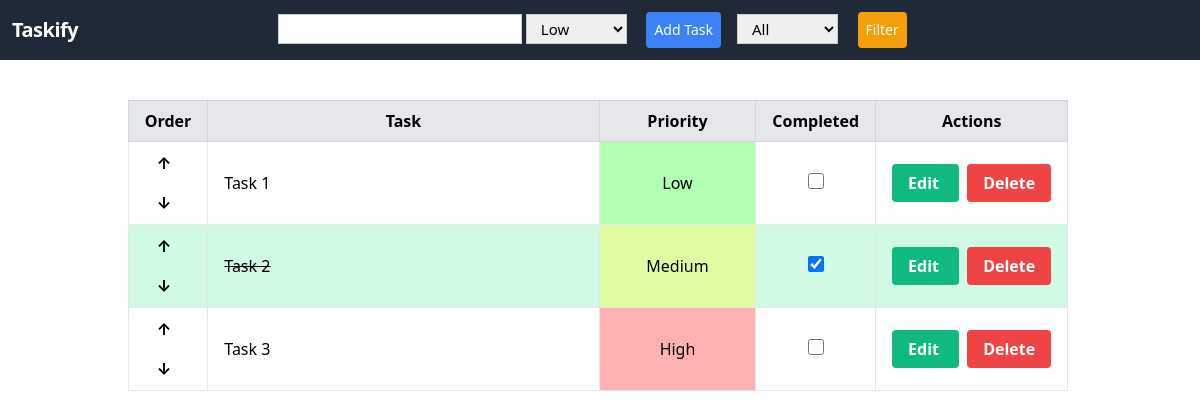
The app's page /, older data.
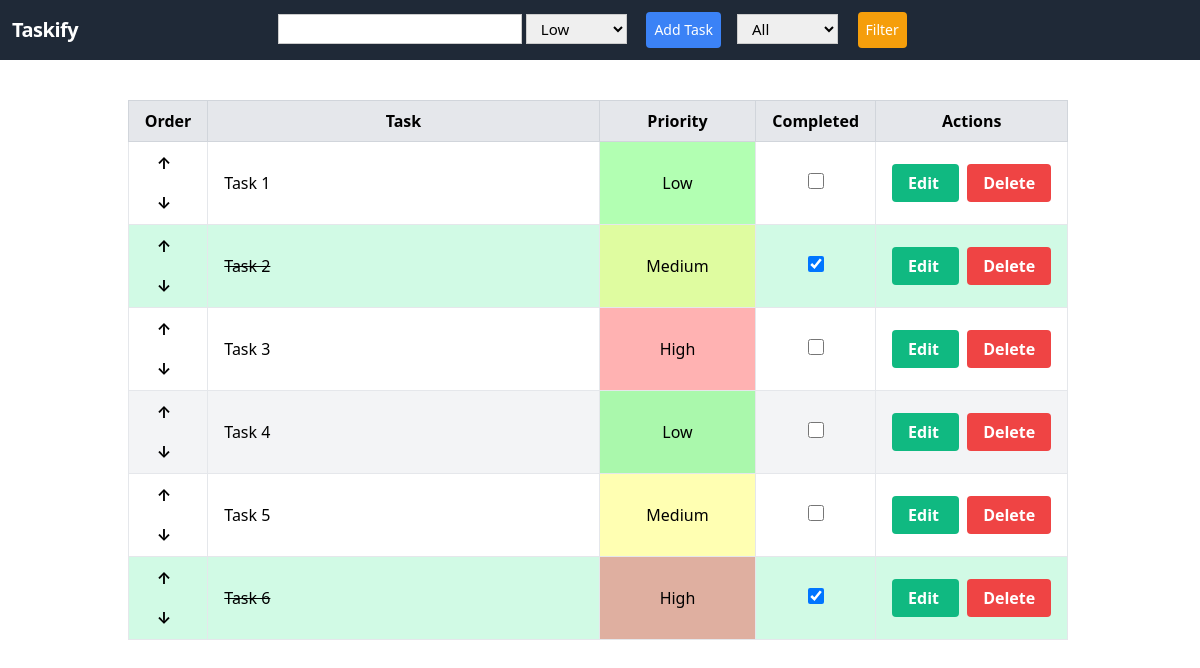
The same page, newer data.
### todos/models.py (models this page shows, shortened)
class Todo(models.Model):
    PRIORITY_CHOICES = [
        ('Low', 'Low'),
        ('Medium', 'Medium'),
        ('High', 'High'),
    ]
    task = models.CharField(max_length=100)
    completed = models.BooleanField(default=False)
    priority = models.CharField(max_length=6, choices=PRIORITY_CHOICES, default='Low')
    order = models.IntegerField(default=0)
    class Meta:
        ordering = ['order']

### todos/views.py (the view)
# urls.py: path('', index, name='index'),
def index(request):
    if request.method == 'POST':
        form = TodoForm(request.POST)
        if form.is_valid():
            todos = Todo.objects.all()
            max_order = todos.aggregate(Max('order'))['order__max'] or 0
            new_todo = form.save(commit=False)
            new_todo.order = max_order + 1
            new_todo.save()
            return redirect('todos:index')
    else:
        form = TodoForm()
    todos = Todo.objects.all()
    context = {'form': form, 'todos': todos, 'PRIORITY_CHOICES': Todo.PRIORITY_CHOICES}
    return render(request, 'todos/index.html', context)

### todos/forms.py
class TodoForm(forms.ModelForm):
    order = forms.IntegerField(widget=forms.HiddenInput(), required=False)
    class Meta:
        model = Todo
        fields = ['task', 'priority', 'order']

### todos/templates/todos/index.html (shortened to what this page needs)
<!DOCTYPE html>
<html>
<head>
  <link href="https://unpkg.com/tailwindcss@^2/dist/tailwind.min.css" rel="stylesheet">
  <nav class="flex items-center justify-between flex-wrap bg-gray-800 p-3">
    <div class="flex items-center flex-shrink-0 text-white mr-6">
      <span class="font-semibold text-xl tracking-tight pr-44">Taskify</span>
    </div>
    <div class="w-full block flex-grow lg:flex lg:w-auto">
      <div class="text-sm mr-4">
        <div class="flex items-center w-full">
          <form action="{% url 'todos:index' %}" method="post">
            {{ form.task }}
            {{ form.priority }}
            <input type="submit" value="Add Task" class="bg-blue-500 text-white p-2 rounded border-1 text-sm border-white  hover:text-white-700 hover:bg-blue-700 mt-4 lg:mt-0 ml-4">
          </form>
          <form method="get" action="{% url 'todos:filter_by_priority' %}" class="ml-4">
            <select name="priority" id="priority">
              <option value="">All</option>
            </select>
            <button type="submit" class="bg-yellow-500 text-white p-2 rounded border-1 text-sm border-white  hover:text-white-700 hover:bg-yellow-700 mt-4 lg:mt-0 ml-4">Filter</button>
          </form>
        </div>
      </div>
    </div>
  </nav>
</head>
<body class="">
  <div class="mt-10 mr-1">
    <table class="table-auto w-fit mt-4 border border-gray-400 mx-auto">
      <thead class="bg-gray-200">
        <tr>
          <th class="px-4 py-2 border border-gray-300 ">Order</th>
          <th class="px-4 py-2 border border-gray-300">Task</th>
          <th class="px-4 py-2 border border-gray-300">Priority</th>
          <th class="px-4 py-2 border border-gray-300">Completed</th>
          <th class="px-4 py-2 border border-gray-300">Actions</th>
        </tr>
      </thead>
      <tbody>
        {% for todo in todos %}
        <tr class="{% cycle 'bg-white' 'bg-gray-100' %} {%if todo.completed %}bg-green-100{% endif %}">
          <td class="border px-4"><div class="flex flex-col w-min">
            <a href="{% url 'todos:change_todo_order' todo.id 'up' %}" class=" text-black font-bold py-2 px-3 rounded">
              ↑
            </a>
            <a href="{% url 'todos:change_todo_order' todo.id 'down' %}" class="text-black font-bold py-2 px-3 rounded">
              ↓
            </a>
          </div></td>
          <td class="border px-4 py-2 w-5/12 {%if todo.completed %}text-decoration: line-through{% endif %}">{{ todo.task }}</td>
          <td class="border px-4 py-2 w-2/12 text-center priority-{{ todo.priority }} {% if todo.completed %}completed{% endif %}">{{ todo.priority }}</td>
          <td class="border px-4 text-center">
            <input type="checkbox" class="w-4 h-4 text-green-600 bg-gray-100 border-gray-300 rounded focus:ring-green-500 dark:focus:ring-green-600 dark:ring-offset-gray-800 focus:ring-2 dark:bg-gray-700 dark:border-gray-600" {% if todo.completed %}checked{% endif %}
              onclick="window.location='{% url 'todos:toggle_todo' todo.id %}'">
          </td>
          <td class="border px-4 pt-3 pb-3 py-2  text-center">
            <a href="{% url 'todos:update_todo' todo.id %}"
            class="bg-green-500 hover:bg-green-700 text-white font-bold py-2 px-4 rounded">
             Edit
            </a>
            <span class="px-1"></span>
            <a href="{% url 'todos:delete_todo' todo.id %}"
            class="bg-red-500 hover:bg-red-700 text-white font-bold py-2 px-4 rounded">
             Delete
            </a>
          </td>
        </tr>
        {% endfor %}
      </tbody>
    </table>
  </div>
</body>
</html>

### todos/templates/todos/index.html (style rules this page uses)
form input[type="text"], form select { height: 30px; font-size: 15px; padding: 2px 10px; border: 1px solid #ccc; }
.priority-High { background-color: rgba(255, 0, 0, 0.3); }
.priority-Medium { background-color: rgba(255, 255, 0, 0.3); }
.priority-Low { background-color: rgba(0, 255, 0, 0.3); }

Row changes from the older to the newer data that the page shows:
added Todo: task "Task 4", priority "Low"
added Todo: task "Task 5", priority "Medium"
added Todo: task "Task 6", priority "High", completed "☑"
